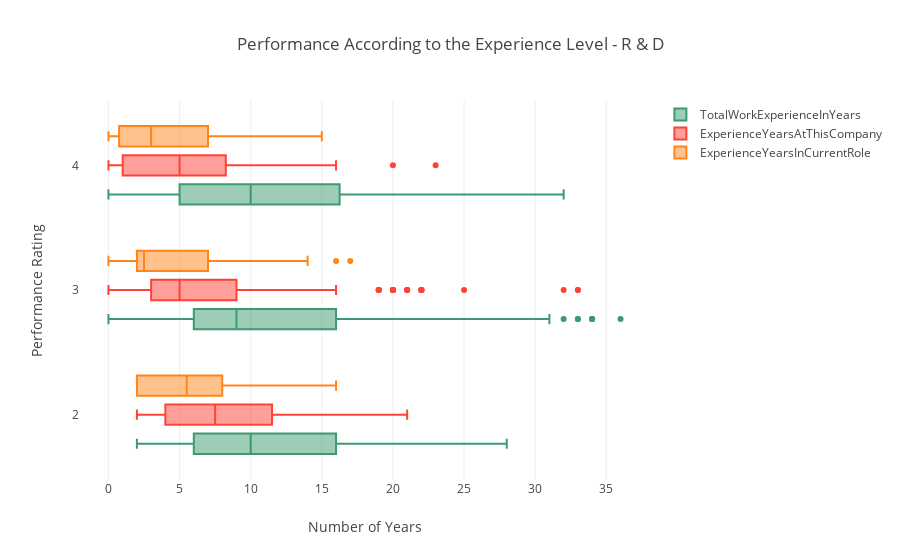

Notebook code cell kept with this figure:
### Markdown cell above
### (iv) Performance According to the Experience Level

### Code cell
data = [
    {
        'x': RD['TotalWorkExperienceInYears'],
        'y': RD['PerformanceRating'],
        'name':'TotalWorkExperienceInYears',
        'marker': {
            'color': '#3D9970'
        },
        'boxmean': False,
        'orientation': 'h',
        "type": "box",
    },
    {
        'x':RD['ExperienceYearsAtThisCompany'],
        'y':RD['PerformanceRating'],
        'name': 'ExperienceYearsAtThisCompany',
        'marker':{
            'color': '#FF4136',
        },
        'boxmean': False,
        'orientation': 'h',
        "type": "box",
    },
    {
        'x': RD['ExperienceYearsInCurrentRole'],
        'y': RD['PerformanceRating'],
        'name':'ExperienceYearsInCurrentRole',
        'marker': {
            'color': '#FF851B',
        },
        'boxmean': False,
        'orientation': 'h',
        "type": "box",
    }
]
layout = {
    'xaxis': {
        'title': 'Number of Years',
        'zeroline': False,
    },
    'yaxis': {
        'title': 'Performance Rating ',
        'zeroline': False,
    },
    'boxmode': 'group',
    'title': 'Performance According to the Experience Level - R & D',
}
fig = go.Figure(data=data, layout=layout)

py.iplot(fig)

### Figure 1 — Plotly figure (JSON) as saved in the notebook; plotly's stock layout.template omitted (floating-point values rounded to 4 significant figures; data arrays with more than 128 entries replaced by an {"elided": "..."} marker saying what was removed)
{"data": [{"boxmean": false, "marker": {"color": "#3D9970"}, "name": "TotalWorkExperienceInYears", "orientation": "h", "type": "box", "x": {"elided": "343 int values"}, "y": {"elided": "343 int values"}}, {"boxmean": false, "marker": {"color": "#FF4136"}, "name": "ExperienceYearsAtThisCompany", "orientation": "h", "type": "box", "x": {"elided": "343 int values"}, "y": {"elided": "343 int values"}}, {"boxmean": false, "marker": {"color": "#FF851B"}, "name": "ExperienceYearsInCurrentRole", "orientation": "h", "type": "box", "x": {"elided": "343 int values"}, "y": {"elided": "343 int values"}}], "layout": {"autosize": true, "boxmode": "group", "title": {"text": "Performance According to the Experience Level - R & D"}, "xaxis": {"autorange": true, "range": [-2.0, 38], "title": {"text": "Number of Years"}, "type": "linear", "zeroline": false}, "yaxis": {"autorange": true, "range": [1.448, 4.552], "title": {"text": "Performance Rating "}, "type": "linear", "zeroline": false}}}
